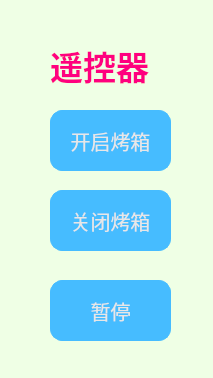
<?xml version="1.0" encoding="UTF-8"?>
<ui version="4.0">
 <class>Client</class>
 <widget class="QMainWindow" name="Client">
  <property name="geometry">
   <rect>
    <x>0</x>
    <y>0</y>
    <width>213</width>
    <height>378</height>
   </rect>
  </property>
  <property name="windowTitle">
   <string>Client</string>
  </property>
  <property name="styleSheet">
   <string notr="true">background-color: rgb(239, 255, 229);</string>
  </property>
  <widget class="QWidget" name="centralwidget">
   <widget class="QLabel" name="label_3">
    <property name="geometry">
     <rect>
      <x>50</x>
      <y>40</y>
      <width>161</width>
      <height>51</height>
     </rect>
    </property>
    <property name="font">
     <font>
      <family>宋体</family>
      <pointsize>25</pointsize>
      <weight>75</weight>
      <bold>true</bold>
     </font>
    </property>
    <property name="styleSheet">
     <string notr="true">color: rgb(255, 0, 127);</string>
    </property>
    <property name="text">
     <string>遥控器</string>
    </property>
   </widget>
   <widget class="QPushButton" name="pushButton">
    <property name="geometry">
     <rect>
      <x>50</x>
      <y>110</y>
      <width>121</width>
      <height>61</height>
     </rect>
    </property>
    <property name="font">
     <font>
      <family>宋体</family>
      <pointsize>15</pointsize>
     </font>
    </property>
    <property name="styleSheet">
     <string notr="true">QPushButton{
    border-radius: 12px;
    border: 1px solid #46bcff;
	background-color: #46bcff;
    color: #e7e7e7;
}
 
QPushButton:hover {
    border-radius: 12px;
    background-color:#34495e;
    border: 0px;
    color: #46bcff;
}
 
QPushButton:pressed {
    border: 0px;
    background-color: #25aaf5;
    border-radius: 12px;
}
 
QPushButton:disabled {
    border: 0px;
    border-radius: 12px;
    border: 1px solid #46bcff;
    opacity: 0.4;
}</string>
    </property>
    <property name="text">
     <string>开启烤箱</string>
    </property>
   </widget>
   <widget class="QPushButton" name="pushButton_2">
    <property name="geometry">
     <rect>
      <x>50</x>
      <y>190</y>
      <width>121</width>
      <height>61</height>
     </rect>
    </property>
    <property name="font">
     <font>
      <family>宋体</family>
      <pointsize>15</pointsize>
     </font>
    </property>
    <property name="styleSheet">
     <string notr="true">QPushButton{
    border-radius: 12px;
    border: 1px solid #46bcff;
	background-color: #46bcff;
    color: #e7e7e7;
}
 
QPushButton:hover {
    border-radius: 12px;
    background-color:#34495e;
    border: 0px;
    color: #46bcff;
}
 
QPushButton:pressed {
    border: 0px;
    background-color: #25aaf5;
    border-radius: 12px;
}
 
QPushButton:disabled {
    border: 0px;
    border-radius: 12px;
    border: 1px solid #46bcff;
    opacity: 0.4;
}</string>
    </property>
    <property name="text">
     <string>关闭烤箱</string>
    </property>
   </widget>
   <widget class="QPushButton" name="pushButton_3">
    <property name="geometry">
     <rect>
      <x>50</x>
      <y>280</y>
      <width>121</width>
      <height>61</height>
     </rect>
    </property>
    <property name="font">
     <font>
      <family>宋体</family>
      <pointsize>15</pointsize>
     </font>
    </property>
    <property name="styleSheet">
     <string notr="true">QPushButton{
    border-radius: 12px;
    border: 1px solid #46bcff;
	background-color: #46bcff;
    color: #e7e7e7;
}
 
QPushButton:hover {
    border-radius: 12px;
    background-color:#34495e;
    border: 0px;
    color: #46bcff;
}
 
QPushButton:pressed {
    border: 0px;
    background-color: #25aaf5;
    border-radius: 12px;
}
 
QPushButton:disabled {
    border: 0px;
    border-radius: 12px;
    border: 1px solid #46bcff;
    opacity: 0.4;
}</string>
    </property>
    <property name="text">
     <string>暂停</string>
    </property>
   </widget>
  </widget>
  <widget class="QStatusBar" name="statusbar"/>
 </widget>
 <resources/>
 <connections/>
</ui>
